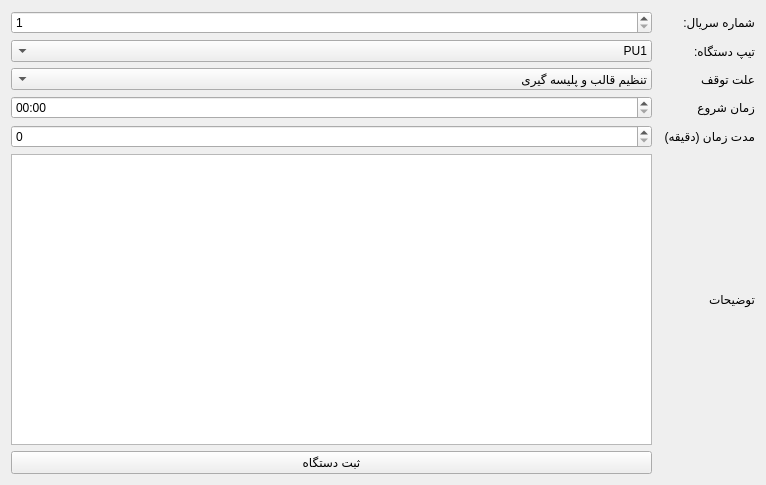
<?xml version="1.0" encoding="UTF-8"?>
<ui version="4.0">
 <class>Form</class>
 <widget class="QWidget" name="Form">
  <property name="geometry">
   <rect>
    <x>0</x>
    <y>0</y>
    <width>766</width>
    <height>485</height>
   </rect>
  </property>
  <property name="windowTitle">
   <string>Form</string>
  </property>
  <layout class="QGridLayout" name="gridLayout">
   <item row="0" column="0">
    <widget class="QSpinBox" name="serialCode">
     <property name="layoutDirection">
      <enum>Qt::LeftToRight</enum>
     </property>
     <property name="minimum">
      <number>1</number>
     </property>
     <property name="maximum">
      <number>90000</number>
     </property>
    </widget>
   </item>
   <item row="0" column="1" colspan="2">
    <widget class="QLabel" name="label_3">
     <property name="text">
      <string>شماره سریال:</string>
     </property>
    </widget>
   </item>
   <item row="1" column="0">
    <widget class="QComboBox" name="typeComboBox">
     <property name="layoutDirection">
      <enum>Qt::RightToLeft</enum>
     </property>
     <property name="currentText">
      <string notr="true">PU1</string>
     </property>
     <item>
      <property name="text">
       <string>PU1</string>
      </property>
     </item>
     <item>
      <property name="text">
       <string>PU2</string>
      </property>
     </item>
     <item>
      <property name="text">
       <string>PU3</string>
      </property>
     </item>
     <item>
      <property name="text">
       <string>PU4</string>
      </property>
     </item>
     <item>
      <property name="text">
       <string>PU5</string>
      </property>
     </item>
     <item>
      <property name="text">
       <string>PU6</string>
      </property>
     </item>
     <item>
      <property name="text">
       <string>PU7</string>
      </property>
     </item>
     <item>
      <property name="text">
       <string>PU8</string>
      </property>
     </item>
     <item>
      <property name="text">
       <string>DESMA</string>
      </property>
     </item>
    </widget>
   </item>
   <item row="1" column="1" colspan="2">
    <widget class="QLabel" name="label">
     <property name="text">
      <string>تیپ دستگاه:</string>
     </property>
    </widget>
   </item>
   <item row="2" column="0">
    <widget class="QComboBox" name="typeComboBox_2">
     <property name="layoutDirection">
      <enum>Qt::RightToLeft</enum>
     </property>
     <item>
      <property name="text">
       <string>تنظیم قالب و پلیسه گیری</string>
      </property>
     </item>
     <item>
      <property name="text">
       <string>تعویض قالب</string>
      </property>
     </item>
     <item>
      <property name="text">
       <string>خرابی جک</string>
      </property>
     </item>
     <item>
      <property name="text">
       <string>خرابی دستگیره</string>
      </property>
     </item>
     <item>
      <property name="text">
       <string>مکث در هر دور</string>
      </property>
     </item>
     <item>
      <property name="text">
       <string>تست مواد</string>
      </property>
     </item>
     <item>
      <property name="text">
       <string>متفرقه</string>
      </property>
     </item>
     <item>
      <property name="text">
       <string/>
      </property>
     </item>
    </widget>
   </item>
   <item row="2" column="1" colspan="2">
    <widget class="QLabel" name="label_4">
     <property name="text">
      <string>علت توقف</string>
     </property>
    </widget>
   </item>
   <item row="3" column="0">
    <widget class="QTimeEdit" name="timeEdit">
     <property name="layoutDirection">
      <enum>Qt::LeftToRight</enum>
     </property>
     <property name="displayFormat">
      <string>HH:mm</string>
     </property>
    </widget>
   </item>
   <item row="4" column="0">
    <widget class="QSpinBox" name="spinBox">
     <property name="layoutDirection">
      <enum>Qt::LeftToRight</enum>
     </property>
    </widget>
   </item>
   <item row="4" column="2">
    <widget class="QLabel" name="label_6">
     <property name="text">
      <string>مدت زمان (دقیقه)</string>
     </property>
    </widget>
   </item>
   <item row="5" column="0">
    <widget class="QPlainTextEdit" name="equipment_note">
     <property name="plainText">
      <string/>
     </property>
    </widget>
   </item>
   <item row="5" column="1" colspan="2">
    <widget class="QLabel" name="label_2">
     <property name="text">
      <string>توضیحات</string>
     </property>
    </widget>
   </item>
   <item row="6" column="0">
    <widget class="QPushButton" name="saveButton">
     <property name="text">
      <string>ثبت دستگاه</string>
     </property>
    </widget>
   </item>
   <item row="3" column="2">
    <widget class="QLabel" name="label_5">
     <property name="text">
      <string>زمان شروع</string>
     </property>
    </widget>
   </item>
  </layout>
 </widget>
 <resources/>
 <connections/>
</ui>
